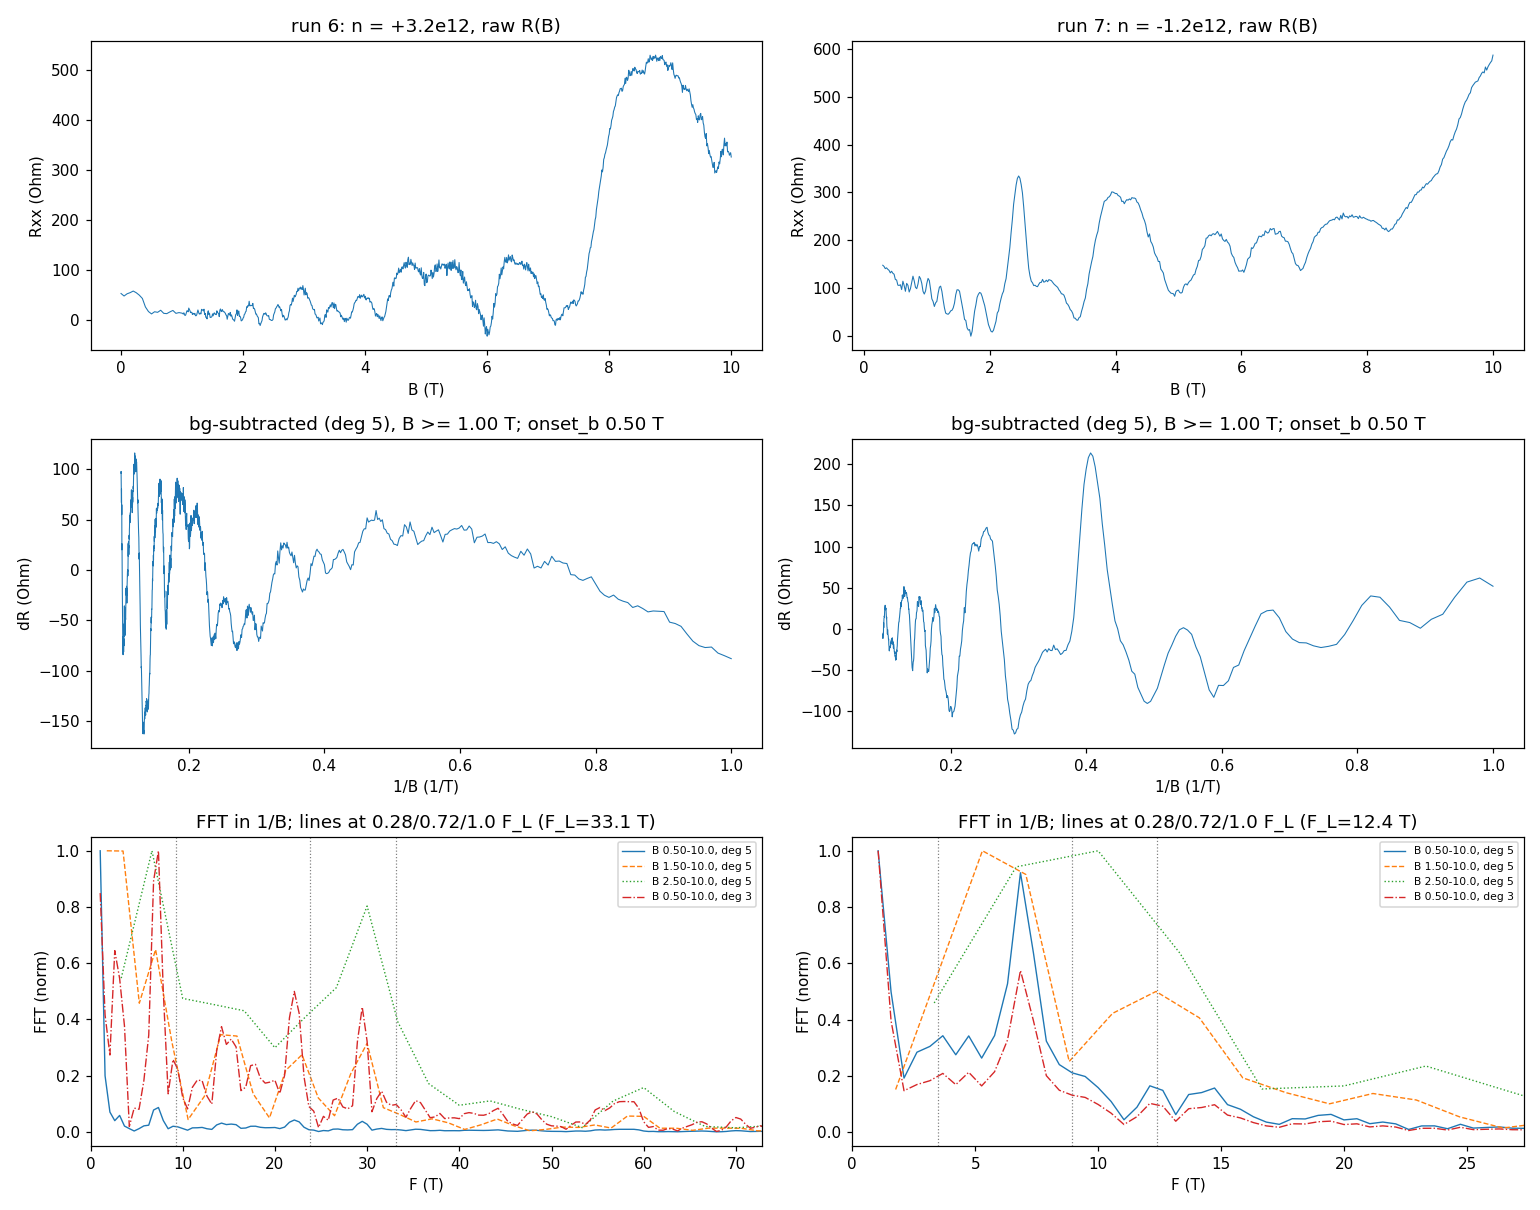

Generate this figure with Python:
"""Spot-check read: runs 6 (e, n=+3.2e12) and 7 (h, n=-1.2e12). Raw R(B), onset, per-window FFT, tone list vs F_L."""
import sys, json, warnings, numpy as np, matplotlib
matplotlib.use("Agg"); import matplotlib.pyplot as plt
from hera.analysis import open_run, summarize_run, sdh_onset, sdh_fft, SdhOnsetError
from hera.analysis import luttinger_frequency
FS = 50e-6 / 10e-9  # 5 kOhm
out = {}
fig, axs = plt.subplots(3, 2, figsize=(14, 11))
for j, (rid, n12) in enumerate([(6, 3.2), (7, -1.2)]):
    r = open_run(f"data/{rid}"); print("="*70); print(summarize_run(r)); print("cols:", r.metadata["columns"])
    B = r.col("magnet_field"); I = r.col("sr0_X") / -1e6; V = r.col("sr1_X") / 1.0
    R = V / I; o = np.argsort(B); B, R, I = B[o], R[o], I[o]
    T = r.col("T_sample"); print(f"T_sample {T.min():.3f}-{T.max():.3f} K; I {I.min()*1e9:.2f}-{I.max()*1e9:.2f} nA")
    # ADC step estimate on sr1_X at low field
    x = np.sort(np.unique(np.round(r.col("sr1_X"), 12))); d = np.diff(x); d = d[d > 0]
    print(f"sr1_X min step {d.min():.3e} V (= {d.min()/10e-9:.3f} Ohm at 10 nA); FS {FS:.0f} Ohm; R range {R.min():.1f}..{R.max():.1f} Ohm (max/FS {R.max()/FS:.3f})")
    FL = luttinger_frequency(abs(n12) * 1e16); print(f"F_L = {FL:.2f} T")
    axs[0, j].plot(B, R, lw=0.7); axs[0, j].set_title(f"run {rid}: n = {n12:+.1f}e12, raw R(B)"); axs[0, j].set_xlabel("B (T)"); axs[0, j].set_ylabel("Rxx (Ohm)")
    try:
        on = sdh_onset(R, B, r_full_scale=FS, b_lo=0.5)
        print(on.summary()); out[rid] = {"onset_b": float(on.onset_b), "clip_high_b": None if on.clip_high_b is None else float(on.clip_high_b),
                                        "tones": [dict(freq=float(t.freq), onset_b=float(t.onset_b), censored=bool(t.censored), marginal=bool(t.marginal),
                                                        harmonic_of=t.harmonic_of, snr_max=float(np.nanmax(t.snr))) for t in on.tones]}
        b_on = on.onset_b
    except SdhOnsetError as e:
        print("SdhOnsetError:", e); b_on = 1.5; out[rid] = {"error": str(e)}
    # background-subtracted trace (deg-5 in B) above 1 T for the eye
    m = B >= max(1.0, 0.8*b_on); cf = np.polyfit(B[m], R[m], 5); dR = R[m] - np.polyval(cf, B[m])
    axs[1, j].plot(1/B[m], dR, lw=0.7); axs[1, j].set_xlabel("1/B (1/T)"); axs[1, j].set_ylabel("dR (Ohm)"); axs[1, j].set_title(f"bg-subtracted (deg 5), B >= {B[m].min():.2f} T; onset_b {b_on:.2f} T")
    # FFTs over several windows (stability sweep)
    Bmax = B.max()
    for (lo, deg, ls) in [(b_on, 5, "-"), (max(b_on, 1.5), 5, "--"), (max(b_on, 2.5), 5, ":"), (b_on, 3, "-.")]:
        if lo >= Bmax - 1: continue
        f, sp = sdh_fft(R[:, None], B, b_range=(lo, Bmax), bg_degree=deg, log=False, nfft=4096)
        sp = sp[0]; sel = (f > 1) & (f < 3 * FL)
        axs[2, j].plot(f[sel], sp[sel] / sp[sel].max(), ls, lw=0.9, label=f"B {lo:.2f}-{Bmax:.1f}, deg {deg}")
        # top peaks
        from scipy.signal import find_peaks
        pk, pr = find_peaks(sp[sel], prominence=0.05 * sp[sel].max())
        top = sorted(zip(pr["prominences"], f[sel][pk]), reverse=True)[:6]
        print(f"  FFT B {lo:.2f}-{Bmax:.1f} deg {deg}: dF = {1/(1/lo-1/Bmax):.2f} T; peaks (T, rel): " + ", ".join(f"{ff:.1f} ({p/sp[sel].max():.2f})" for p, ff in top))
    for k in (0.28, 0.72, 1.0):
        axs[2, j].axvline(k * FL, color="gray", ls=":", lw=0.8)
    axs[2, j].set_xlim(0, 2.2 * FL); axs[2, j].set_xlabel("F (T)"); axs[2, j].set_ylabel("FFT (norm)"); axs[2, j].legend(fontsize=7)
    axs[2, j].set_title(f"FFT in 1/B; lines at 0.28/0.72/1.0 F_L (F_L={FL:.1f} T)")
fig.tight_layout(); fig.savefig("hera_scratch/spot_fft.png", dpi=110)
json.dump(out, open("hera_scratch/spot_fft.json", "w"), indent=1, default=str)
print("saved hera_scratch/spot_fft.png")
